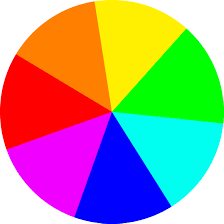
//> input picture examples/2_color_correction/rainbow.png, 224 x 224 px
$ ./main   (built with g++ and OpenCV 4)
//> lines starting //> are read from the running program, lines starting //| are printed output that depends on the picture
#include <opencv2/opencv.hpp>
#include <string>

const std::string file_directory = "../../examples/2_color_correction/";

std::vector<int> low = {0, 0, 0};
std::vector<int> high = {180, 255, 255};
int createWindow(const std::string &win_name) {
  cv::namedWindow(win_name, cv::WINDOW_NORMAL);
  cv::resizeWindow(win_name, 450, 450);
  cv::createTrackbar("l_HUE", win_name, &low[0], 180);
  cv::createTrackbar("l_SAT", win_name, &low[1], 255);
  cv::createTrackbar("l_VAL", win_name, &low[2], 255);
  cv::createTrackbar("h_HUE", win_name, &high[0], 180);
  cv::createTrackbar("h_SAT", win_name, &high[1], 255);
  cv::createTrackbar("h_VAL", win_name, &high[2], 255);
}

int showImage(const std::string &win_name, int color_space_val) {
//> called with win_name = "DEFAULT", color_space_val = 0
  cv::namedWindow(win_name, cv::WINDOW_NORMAL);
  cv::resizeWindow(win_name, 450, 450);
  cv::Mat img = cv::imread(file_directory + "rainbow.png");
//> img is the input picture: 224 rows x 224 cols, CV_8UC3; mean B, G, R 139.4, 154.3, 165.6
  if (img.empty()) {
    std::cerr << "Can't open image" << std::endl;
    return 1;
  }
  cv::cvtColor(img, img, color_space_val);
//> img: 224 rows x 224 cols, CV_8UC4
  cv::imshow(win_name, img);

  return 0;
}
int main() {
  showImage("DEFAULT", 0);
  showImage("RGB", cv::COLOR_BGR2RGB);
//> call 2 of showImage, with win_name = "RGB", color_space_val = 4
//> in showImage (call 2), `cv::cvtColor(img, img, color_space_val);`:
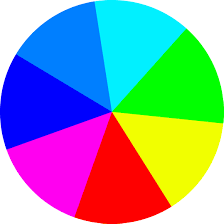
//> img: 224 rows x 224 cols, CV_8UC3; mean B, G, R 165.6, 154.3, 139.4
  showImage("GRAY", cv::COLOR_BGR2GRAY);
//> call 3 of showImage, with win_name = "GRAY", color_space_val = 6
//> in showImage (call 3), `cv::cvtColor(img, img, color_space_val);`:
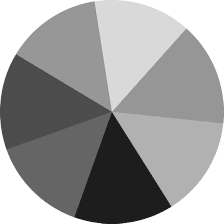
//> img: 224 rows x 224 cols, CV_8UC1; min 29, max 255, mean 156
  showImage("HSV", cv::COLOR_BGR2HSV);
//> call 4 of showImage, with win_name = "HSV", color_space_val = 40
//> in showImage (call 4), `cv::cvtColor(img, img, color_space_val);`:
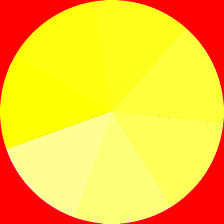
//> img: 224 rows x 224 cols, CV_8UC3; mean B, G, R 52.3, 199.8, 254.7
  showImage("XYZ", cv::COLOR_BGR2XYZ);
//> in showImage (call 5), `cv::cvtColor(img, img, color_space_val);`:
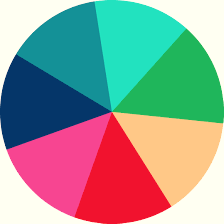
//> img: 224 rows x 224 cols, CV_8UC3; mean B, G, R 148.6, 155.5, 148.6
  showImage("LAB", cv::COLOR_BGR2Lab);
//> in showImage (call 6), `cv::cvtColor(img, img, color_space_val);`:
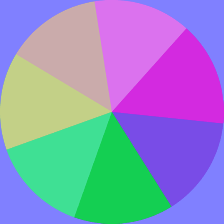
//> img: 224 rows x 224 cols, CV_8UC3; mean B, G, R 192.9, 143.4, 143.1
  cv::waitKey(0);

  cv::destroyAllWindows();

  createWindow("HSV");
  while (true) {
    cv::Mat img = cv::imread(file_directory + "rainbow.png");
    cv::cvtColor(img, img, cv::COLOR_BGR2HSV);
    cv::inRange(img, low, high, img);
//> img: 224 rows x 224 cols, CV_8UC1; every value is 255
//> low = [0, 0, 0]; high = [180, 255, 255]
    cv::imshow("HSV", img);
    if (cv::waitKey(10) >= 0) {
//> the Esc key is pressed
      break;
    }
  }

  return 0;
}
